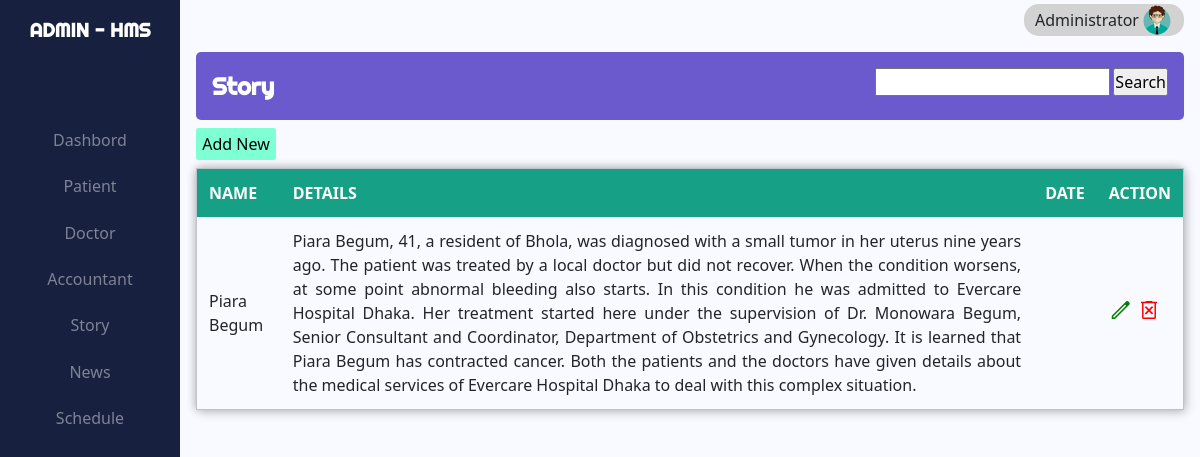
Page /hms/admin/admin_to_story.php (signed in) on the committed database.
### tables this page shows
CREATE TABLE `stories` (
  `sto_name` varchar(150) NOT NULL,
  `details` varchar(2000) DEFAULT NULL,
  `sto_image` varchar(50) DEFAULT NULL,
  `adm_id` int(4) DEFAULT NULL
);

### hms/admin/admin_to_story.php (the view, shortened to what this page needs)
<?php
    include '../utility/admin_template.php';
    if (!isset($_REQUEST["search"])) {
        $sql = "SELECT * FROM stories";
        $story = mysqli_query($conn, $sql);
    }
    else {
        $value = $_REQUEST["search_val"];
        $sql = "SELECT * FROM stories WHERE sto_name LIKE '%$value%'";
        $story = mysqli_query($conn, $sql);
    }
?>
<head>
    <link rel="stylesheet" href="../css/admin/admin_to_patient.css">
    <link rel="stylesheet" href="../css/admin/admin_to_doctor.css">
</head>
<body>
            <div class="top-bar">
                <div class="top-bar-text">Story</div>
                <div class="search_bar">
                    <form action="" method="post">
                        <input type="search" name="search_val">
                        <input class="button" type="submit" value="Search" name="search">
                    </form>
                </div>
            </div>
            <button class="btn_wrapper">
                <div class="add">Add New</div>
            </button>
            <table action="" method="post">
                <thead>
                    <tr id="header">
                    <th scope="col">NAME</th>
                    <th scope="col">DETAILS</th>
                    <th scope="col">DATE</th>
                    <th scope="col">ACTION</th>
                    </tr>
                </thead>
                <tbody>
                    <?php while ($row = mysqli_fetch_array($story, MYSQLI_ASSOC)) {?>
                    <tr>
                    <td><?php echo $row["sto_name"] ?></td>
                    <td><?php echo $row["details"] ?></td>
                    <td><?php echo $row["sto_date"] ?></td>
                    <td class="">
                    <a href="./action/update_story.php?story_name=<?php echo $row["sto_name"] ?>"><button class="button_update" name="update"><span class="material-symbols-outlined">edit</span></button></a>
                    <a href="./action/delete_news_story.php?type=story&name=<?php echo $row["sto_name"] ?>" ><button class="button_delete" name="delete"><span class="material-symbols-outlined">delete_forever</span></button></a>
                    </td>
                    </tr>
                    <?php } ?>
                </tbody>
            </table>
</body>
</html>

### hms/css/admin/admin.css (style rules this page uses)
* { margin: 0; padding: 0; box-sizing: border-box; }

### hms/css/admin/admin_to_patient.css (style rules this page uses)
.material-symbols-outlined { font-variation-settings: 'FILL' 0, 'wght' 400, 'GRAD' 0, 'opsz' 48 }
.top-bar { display: flex; justify-content: space-between; width: 100%; padding: 1rem; margin-top: 1rem; border-radius: 5px; background-color: slateblue; }
.top-bar-text { color: white; font-size: 1.5rem; font-weight: bold; font-family: 'Righteous', cursive; }
.search_bar > form { display: flex; justify-content: center; }
form > .button { margin-left: 0.2rem; }
button { background: none; border: none; }
.button_delete { color: red; }
.button_update { color: green; }
table { margin-top: 1rem!important; border-collapse: collapse; border: 1px solid #bdc3c7; border-radius: 5px 5px 0 0; box-shadow: 2px 2px 12px rgba(0, 0, 0, 0.2), -1px -1px 8px rgba(0, 0, 0, 0.2); width: 100%; }
tr { transition: all .2s ease-in; }
th, td { padding: 12px; text-align: justify; }
#header { background-color: #16a085; color: #fff; }

### hms/css/admin/admin_to_doctor.css (style rules this page uses)
.btn_wrapper { display: flex; justify-content: right; }
.add { margin: 0.5rem 0; width: 5rem; background-color: aquamarine; border-radius: 2px; padding: 4px 0; }
table { margin-top: 0 !important; }

### rows in the picture
stories: sto_name "Piara Begum", details "Piara Begum, 41, a resident of Bhola, was diagnosed with a small tumor in her uterus nine years ago. The patient was treated by a local doctor but did not recover. When the condition worsens, at some point abnormal bleeding also starts. In this condition he was admitted to Evercare Hospital Dhaka. Her treatment started here under the supervision of Dr. Monowara Begum, Senior Consultant and Coordinator, Department of Obstetrics and Gynecology. It is learned that Piara Begum has contracted cancer. Both the patients and the doctors have given details about the medical services of Evercare Hospital Dhaka to deal with this complex situation."
